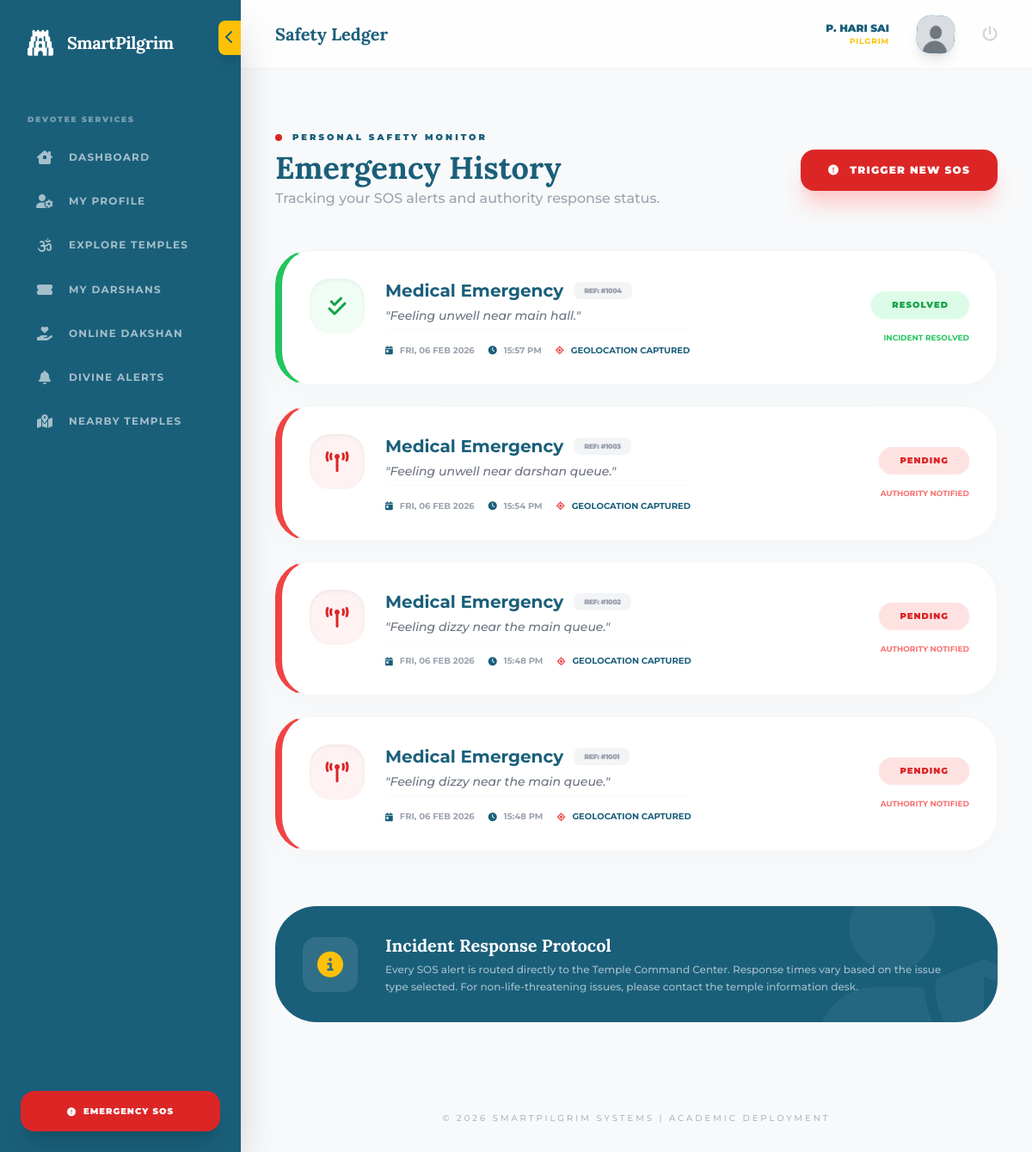
The page /safety/sos/log/ (signed in) on the database its author committed.
### accounts/models.py (models this page shows, shortened)
class User(AbstractUser):
    ADMIN = 'admin'
    PILGRIM = 'pilgrim'
    ROLE_CHOICES = [
        (ADMIN, 'Admin/Temple Authority'),
        (PILGRIM, 'Pilgrim/Devotee'),
    ]
    username = None
    email = models.EmailField(unique=True)
    role = models.CharField(max_length=10, choices=ROLE_CHOICES, default=PILGRIM)
    is_verified = models.BooleanField(default=False)
    login_count = models.PositiveIntegerField(default=0)
    full_name = models.CharField(max_length=100, blank=True)
    profile_picture = models.ImageField(upload_to='profiles/', default='profiles/default_avatar.png')
    phone_number = models.CharField(max_length=15, blank=True)
    USERNAME_FIELD = 'email'
    REQUIRED_FIELDS = []
    objects = CustomUserManager()

### safety/models.py (models this page shows, shortened)
class SOSAlert(models.Model):
    ISSUE_CHOICES = [
        ('MEDICAL', 'Medical Emergency'),
        ('CROWD', 'Crowd Suffocation/Crush'),
        ('SAFETY', 'Harassment/Safety Threat'),
        ('LOST', 'Missing Person/Child'),
        ('OTHER', 'Other Urgent Issue'),
    ]
    STATUS_CHOICES = [('PENDING', 'Pending'), ('RESOLVED', 'Resolved')]
    user = models.ForeignKey(settings.AUTH_USER_MODEL, on_delete=models.CASCADE)
    issue_type = models.CharField(max_length=20, choices=ISSUE_CHOICES)
    latitude = models.DecimalField(max_digits=9, decimal_places=6, null=True, blank=True)
    longitude = models.DecimalField(max_digits=9, decimal_places=6, null=True, blank=True)
    status = models.CharField(max_length=10, choices=STATUS_CHOICES, default='PENDING')
    message = models.TextField(blank=True)
    created_at = models.DateTimeField(auto_now_add=True)

### safety/views.py (the view)
# urls.py: path('sos/log/', views.emergency_log, name='emergency_log'),
@login_required
def emergency_log(request):
    logs = SOSAlert.objects.filter(user=request.user).order_by('-created_at')
    return render(request, 'safety/sos_log.html', {'logs': logs})

### asgiref/local.py (called while the page is built)
    def __getattr__(self, key):
        storage_object = self._data.get({})
        try:
            return storage_object[key]
        except KeyError:
            raise AttributeError(f"{self!r} object has no attribute {key!r}")

    def __setattr__(self, key: str, value: Any) -> None:
        if key == "_data":
            return super().__setattr__(key, value)
        storage_object = self._data.get({}).copy()
        storage_object[key] = value
        self._data.set(storage_object)

    def __delattr__(self, key: str) -> None:
        storage_object = self._data.get({}).copy()
        if key in storage_object:
            del storage_object[key]
            self._data.set(storage_object)
        else:
            raise AttributeError(f"{self!r} object has no attribute {key!r}")

    @contextlib.contextmanager
    def _lock_storage(self):
        if self._thread_critical:
            is_async = True
            try:
                asyncio.get_running_loop()
            except RuntimeError:
                is_async = False
            if not is_async:
                yield self._storage
            else:
                if not hasattr(self._storage, "cvar"):
                    self._storage.cvar = _CVar()
                yield self._storage.cvar
        else:
            with self._thread_lock:
                yield self._storage

    def __getattr__(self, key):
        with self._lock_storage() as storage:
            return getattr(storage, key)

    def __setattr__(self, key, value):
        if key in ("_local", "_storage", "_thread_critical", "_thread_lock"):
            return super().__setattr__(key, value)
        with self._lock_storage() as storage:
            setattr(storage, key, value)

    def __delattr__(self, key):
        with self._lock_storage() as storage:
            delattr(storage, key)

### templates/safety/sos_log.html (shortened to what this page needs)
{% extends 'base2.html' %}
{% block header_title %}Safety Ledger{% endblock %}
{% block content %}
<div class="max-w-5xl mx-auto py-8 animate-in fade-in slide-in-from-bottom-6 duration-700">
    <div class="flex flex-col md:flex-row justify-between items-center gap-6 mb-12">
        <div>
            <div class="flex items-center gap-3 mb-2">
                <span class="w-2 h-2 bg-red-600 rounded-full animate-pulse"></span>
                <span class="text-[10px] font-black text-[#1A5F7A] uppercase tracking-[0.3em]">Personal Safety Monitor</span>
            </div>
            <h2 class="divine-font text-4xl font-bold text-[#1A5F7A]">Emergency History</h2>
            <p class="text-gray-400 font-medium mt-1">Tracking your SOS alerts and authority response status.</p>
        </div>
        <a href="{% url 'trigger_sos' %}" class="group px-8 py-4 bg-red-600 text-white rounded-2xl font-black text-xs uppercase tracking-widest shadow-xl shadow-red-200 hover:bg-red-700 transition-all active:scale-95 flex items-center gap-3">
            <i class="fa-solid fa-circle-exclamation group-hover:rotate-12 transition-transform"></i>
            Trigger New SOS
        </a>
    </div>
    <div class="space-y-6">
        {% for log in logs %}
        <div class="glass-card group overflow-hidden border-l-8 {% if log.status == 'PENDING' %}border-l-red-500{% else %}border-l-green-500{% endif %}">
            <div class="p-8 flex flex-col lg:flex-row items-center justify-between gap-8">
                <div class="flex items-start gap-6 flex-1">
                    <div class="w-16 h-16 rounded-[1.5rem] flex-shrink-0 flex items-center justify-center
                        {% if log.status == 'PENDING' %}bg-red-50 text-red-600{% else %}bg-green-50 text-green-600{% endif %} shadow-inner">
                        <i class="fa-solid {% if log.status == 'PENDING' %}fa-tower-broadcast animate-pulse{% else %}fa-check-double{% endif %} text-2xl"></i>
                    </div>
                    <div class="space-y-1">
                        <div class="flex items-center gap-3">
                            <h3 class="font-bold text-[#1A5F7A] text-xl">{{ log.get_issue_type_display }}</h3>
                            <span class="px-3 py-1 bg-gray-100 text-gray-400 text-[8px] font-black rounded-lg uppercase tracking-tighter">Ref: #{{ log.id|add:"1000" }}</span>
                        </div>
                        <p class="text-sm text-gray-500 font-medium italic leading-relaxed">"{{ log.message|truncatechars:100 }}"</p>
                        <div class="flex flex-wrap gap-4 mt-4 pt-4 border-t border-gray-50">
                            <span class="flex items-center gap-2 text-[10px] font-bold text-gray-400 uppercase">
                                <i class="fa-solid fa-calendar-day text-[#1A5F7A]"></i> {{ log.created_at|date:"D, d M Y" }}
                            </span>
                            <span class="flex items-center gap-2 text-[10px] font-bold text-gray-400 uppercase">
                                <i class="fa-solid fa-clock text-[#1A5F7A]"></i> {{ log.created_at|date:"H:i A" }}
                            </span>
                            {% if log.latitude %}
                            <span class="flex items-center gap-2 text-[10px] font-bold text-[#1A5F7A] uppercase">
                                <i class="fa-solid fa-location-crosshairs text-red-500"></i> Geolocation Captured
                            </span>
                            {% endif %}
                        </div>
                    </div>
                </div>
                <div class="w-full lg:w-48 text-center lg:text-right space-y-4">
                    <div class="inline-block px-6 py-2 rounded-2xl text-[10px] font-black uppercase tracking-widest
                        {% if log.status == 'PENDING' %}bg-red-100 text-red-600 shadow-sm shadow-red-100{% else %}bg-green-100 text-green-600 shadow-sm shadow-green-100{% endif %}">
                        {{ log.status }}
                    </div>
                    {% if log.status == 'PENDING' %}
                    <p class="text-[9px] text-red-400 font-bold uppercase animate-pulse">Authority Notified</p>
                    {% else %}
                    <p class="text-[9px] text-green-500 font-bold uppercase">Incident Resolved</p>
                    {% endif %}
                </div>
            </div>
        </div>
        {% endfor %}
    </div>
    <div class="mt-16 p-8 bg-[#1A5F7A] rounded-[3rem] text-white relative overflow-hidden group">
        <div class="absolute right-0 bottom-0 opacity-5 translate-x-10 translate-y-10 group-hover:translate-x-5 transition-transform duration-700">
            <i class="fa-solid fa-user-shield text-[200px]"></i>
        </div>
        <div class="relative z-10 flex flex-col md:flex-row items-center gap-8">
            <div class="w-16 h-16 bg-white/10 rounded-2xl flex items-center justify-center text-3xl">
                <i class="fa-solid fa-circle-info text-[#FFC107]"></i>
            </div>
            <div class="flex-1">
                <h4 class="divine-font text-xl font-bold mb-1">Incident Response Protocol</h4>
                <p class="text-white/60 text-xs leading-relaxed max-w-2xl font-medium">
                    Every SOS alert is routed directly to the Temple Command Center. Response times vary based on the issue type selected. For non-life-threatening issues, please contact the temple information desk.
                </p>
            </div>
        </div>
    </div>
</div>
{% endblock %}

### templates/base2.html (shortened to what this page needs)
{% load static %}
<!DOCTYPE html>
<html lang="en">
<head>
    <script src="https://cdn.tailwindcss.com"></script>
    <link rel="stylesheet" href="https://unpkg.com/leaflet@1.9.4/dist/leaflet.css" />
    <link rel="stylesheet" href="https://cdnjs.cloudflare.com/ajax/libs/font-awesome/6.4.0/css/all.min.css">
</head>
<body class="flex min-h-screen">
    <aside id="sidebar" class="fixed inset-y-0 left-0 z-50 flex flex-col shadow-2xl overflow-hidden">
        <button onclick="toggleSidebar()" class="absolute top-6 -right-0 bg-[#FFC107] text-[#1A5F7A] p-2 rounded-l-lg shadow-lg hover:scale-110 transition-transform">
            <i id="toggle-icon" class="fa-solid fa-chevron-left"></i>
        </button>
        <div class="p-8 mb-6 sidebar-header flex items-center gap-4">
            <i class="fa-solid fa-gopuram text-3xl text-white"></i>
            <span class="divine-font text-xl font-bold text-white tracking-tight">SmartPilgrim</span>
        </div>
        <nav class="flex-1 space-y-2 overflow-y-auto no-scrollbar">
            {% with request.resolver_match.url_name as url_name %}
            {% if user.is_authenticated %}
                <div class="role-header px-8 pt-2 pb-2 text-[9px] font-black text-white/40 uppercase tracking-[0.2em]">Devotee Services</div>
                <a href="{% url 'user_dashboard' %}" class="nav-item {% if url_name == 'user_dashboard' %}active{% endif %}">
                    <i class="fa-solid fa-house-chimney-window w-8 text-center mr-3"></i>
                    <span class="nav-text font-bold text-xs uppercase tracking-widest">Dashboard</span>
                </a>
                <a href="{% url 'profile_settings' %}" class="nav-item {% if url_name == 'profile_settings' %}active{% endif %}">
                    <i class="fa-solid fa-user-gear w-8 text-center mr-3"></i>
                    <span class="nav-text font-bold text-xs uppercase tracking-widest">My Profile</span>
                </a>
                <a href="{% url 'temple_list' %}" class="nav-item {% if url_name == 'temple_list' or url_name == 'temple_detail' %}active{% endif %}">
                    <i class="fa-solid fa-om w-8 text-center mr-3"></i>
                    <span class="nav-text font-bold text-xs uppercase tracking-widest">Explore Temples</span>
                </a>
                <a href="{% url 'my_bookings' %}" class="nav-item {% if url_name == 'my_bookings' or url_name == 'booking_confirmation' %}active{% endif %}">
                    <i class="fa-solid fa-ticket-simple w-8 text-center mr-3"></i>
                    <span class="nav-text font-bold text-xs uppercase tracking-widest">My Darshans</span>
                </a>
                <a href="{% url 'donate_now' %}" class="nav-item {% if url_name == 'donate_now' or url_name == 'contribution_history' %}active{% endif %}">
                    <i class="fa-solid fa-hand-holding-heart w-8 text-center mr-3"></i>
                    <span class="nav-text font-bold text-xs uppercase tracking-widest">Online Dakshan</span>
                </a>
                <a href="{% url 'notifications' %}" class="nav-item {% if url_name == 'notifications' %}active{% endif %}">
                    <i class="fa-solid fa-bell w-8 text-center mr-3"></i>
                    <span class="nav-text font-bold text-xs uppercase tracking-widest">Divine Alerts</span>
                </a>
                <a href="{% url 'nearby_temples' %}" class="nav-item {% if url_name == 'nearby_temples' %}active{% endif %}">
                    <i class="fa-solid fa-map-location-dot w-8 text-center mr-3"></i>
                    <span class="nav-text font-bold text-xs uppercase tracking-widest">Nearby Temples</span>
                </a>
            {% endif %}
            {% endwith %}
        </nav>
        <div class="p-6">
            <a href="{% url 'trigger_sos' %}" id="sos-btn" class="flex items-center justify-center gap-2 bg-red-600 hover:bg-red-700 text-white py-4 rounded-2xl font-black text-[10px] uppercase tracking-widest shadow-xl transition-all active:scale-95">
                <i class="fa-solid fa-circle-exclamation animate-pulse"></i>
                <span>Emergency SOS</span>
            </a>
        </div>
    </aside>
    <main id="main-content" class="flex-1 ml-[280px] flex flex-col">
        <header class="h-20 bg-white/80 backdrop-blur-md border-b border-gray-100 flex items-center justify-between px-10 sticky top-0 z-40">
            <h2 class="divine-font text-xl font-bold text-[#1A5F7A]">
                {% block header_title %}Devotee Portal{% endblock %}
            </h2>
            <div class="flex items-center gap-8">
                {% if user.is_authenticated %}
                    <div class="hidden md:flex flex-col text-right">
                        <span class="text-xs font-black text-[#1A5F7A] uppercase">{{ user.full_name|default:user.email }}</span>
                        <span class="text-[9px] font-bold text-[#FFC107] uppercase tracking-widest">{{ user.role }}</span>
                    </div>
                    <a href="{% url 'profile_settings' %}" class="h-11 w-11 rounded-2xl bg-gradient-to-tr from-[#1A5F7A] to-[#2A8FB7] flex items-center justify-center shadow-lg transform rotate-3 hover:rotate-0 transition-transform overflow-hidden">
                        {% if user.profile_picture %}
                            <img src="{{ user.profile_picture.url }}" class="w-full h-full object-cover">
                        {% else %}
                            <i class="fa-solid fa-user text-white text-sm"></i>
                        {% endif %}
                    </a>
                    <a href="{% url 'logout' %}" class="text-gray-300 hover:text-red-500 transition-colors text-lg">
                        <i class="fa-solid fa-power-off"></i>
                    </a>
                {% endif %}
            </div>
        </header>
        <div class="p-10 flex-1">
            {% block content %}{% endblock %}
        </div>
        <footer class="p-8 text-center text-gray-400 text-[10px] uppercase tracking-[0.3em]">
            &copy; 2026 SmartPilgrim Systems | Academic Deployment
        </footer>
    </main>
</body>
</html>

### templates/base2.html (style rules this page uses)
:root { --primary: #1A5F7A; --accent: #FFC107; --bg-light: #F8F9FA; --sidebar-expanded: 280px; --sidebar-collapsed: 80px; }
body { font-family: 'Montserrat', sans-serif; background-color: var(--bg-light); overflow-x: hidden; }
.divine-font { font-family: 'Lora', serif; }
#sidebar { width: var(--sidebar-expanded); transition: all 0.4s cubic-bezier(0.4, 0, 0.2, 1); background: var(--primary); }
#main-content { transition: margin-left 0.4s ease; }
.nav-item { position: relative; display: flex; align-items: center; padding: 0.85rem 1.25rem; margin: 0.5rem 1rem; color: rgba(255, 255, 255, 0.6); border-radius: 12px; transition: all 0.3s ease; white-space: nowrap; }
.glass-card { background: white; border-radius: 2.5rem; border: 1px solid rgba(26, 95, 122, 0.05); box-shadow: 0 10px 30px rgba(0,0,0,0.02); transition: all 0.4s cubic-bezier(0.175, 0.885, 0.32, 1.275); }

### rows shown on the page
User: full_name "P. HARI SAI", role "PILGRIM", profile_picture (placeholder picture)
SOSAlert: issue_type "Medical Emergency", id|add "1004", message "Feeling unwell near main hall.", created_at "FRI, 06 FEB 2026", created_at "15:57 PM", latitude "GEOLOCATION CAPTURED", status "RESOLVED", shows "INCIDENT RESOLVED"
SOSAlert: issue_type "Medical Emergency", id|add "1003", message "Feeling unwell near darshan queue.", created_at "FRI, 06 FEB 2026", created_at "15:54 PM", latitude "GEOLOCATION CAPTURED", status "PENDING", shows "AUTHORITY NOTIFIED"
SOSAlert: issue_type "Medical Emergency", id|add "1002", message "Feeling dizzy near the main queue.", created_at "FRI, 06 FEB 2026", created_at "15:48 PM", latitude "GEOLOCATION CAPTURED", status "PENDING", shows "AUTHORITY NOTIFIED"
SOSAlert: issue_type "Medical Emergency", id|add "1001", message "Feeling dizzy near the main queue.", created_at "FRI, 06 FEB 2026", created_at "15:48 PM", latitude "GEOLOCATION CAPTURED", status "PENDING", shows "AUTHORITY NOTIFIED"
